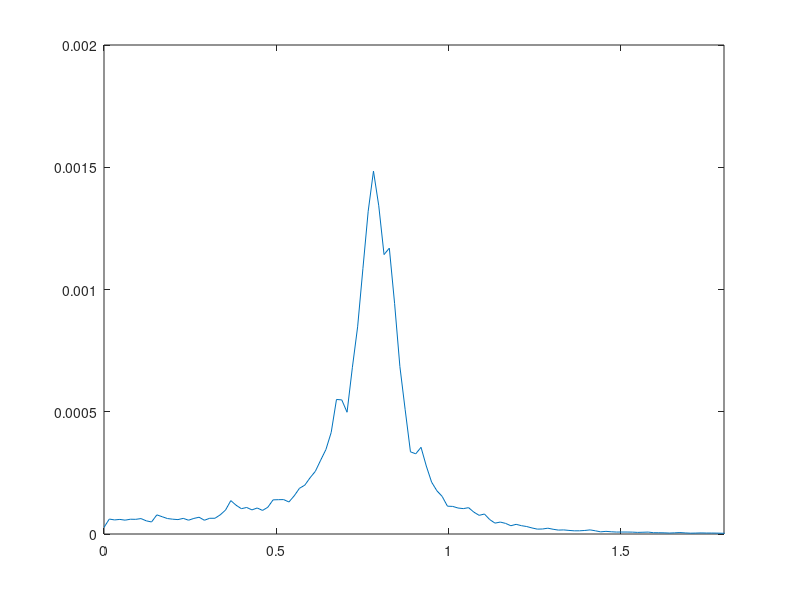

MATLAB code for this plot: (Note: this script raises an error after producing the figure.)
load wave;

figure;
fs = 10;
window = 4096;
psi = psi_w(2,:)*pi/180;
[pxx,f] = pwelch(psi,window, [],[], 10);
plot(f*(2*pi),pxx/(2*pi));
xlim([0 1.8])
fig = gcf;
fig.PaperPosition = [0 0 11 7];
fig.PaperPositionMode = 'manual';
print -depsc 5_2a_psd_estimate;
grid on;
